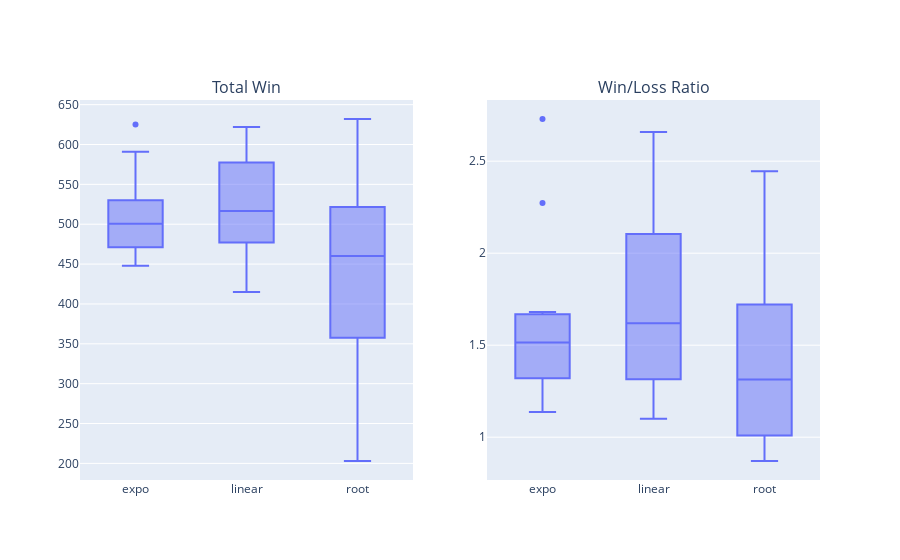

Notebook code cell kept with this figure:
### Markdown cell above
# Win

### Code cell
fig = make_subplots(cols=2, subplot_titles=["Total Win", "Win/Loss Ratio"])
fig.add_trace(ex.box(df, x="reward_dist", y="win").data[0])
fig.add_trace(ex.box(df, x="reward_dist", y="ratio").data[0], row=1, col=2)

### Figure 1 — Plotly figure (JSON) as saved in the notebook; plotly's stock layout.template omitted (floating-point values rounded to 4 significant figures)
{"data": [{"alignmentgroup": "True", "hovertemplate": "reward_dist=%{x}<br>win=%{y}<extra></extra>", "legendgroup": "", "marker": {"color": "#636efa"}, "name": "", "notched": false, "offsetgroup": "", "orientation": "v", "showlegend": false, "type": "box", "x": ["expo", "expo", "expo", "expo", "linear", "linear", "linear", "linear", "root", "root", "root", "root", "expo", "expo", "expo", "expo", "linear", "linear", "linear", "linear", "root", "root", "root", "root", "expo", "expo", "expo", "expo", "linear", "linear", "linear", "linear", "root", "root", "root", "root", "expo", "expo", "expo", "expo", "linear", "linear", "linear", "linear", "root", "root", "root", "root"], "x0": " ", "xaxis": "x", "y": [507, 482, 452, 476, 449, 602, 483, 471, 400, 203, 249, 467, 470, 502, 448, 472, 415, 502, 524, 457, 523, 528, 509, 453, 457, 625, 499, 522, 509, 536, 532, 604, 309, 328, 387, 394, 548, 516, 591, 538, 553, 500, 613, 622, 632, 534, 520, 497], "y0": " ", "yaxis": "y"}, {"alignmentgroup": "True", "hovertemplate": "reward_dist=%{x}<br>ratio=%{y}<extra></extra>", "legendgroup": "", "marker": {"color": "#636efa"}, "name": "", "notched": false, "offsetgroup": "", "orientation": "v", "showlegend": false, "type": "box", "x": ["expo", "expo", "expo", "expo", "linear", "linear", "linear", "linear", "root", "root", "root", "root", "expo", "expo", "expo", "expo", "linear", "linear", "linear", "linear", "root", "root", "root", "root", "expo", "expo", "expo", "expo", "linear", "linear", "linear", "linear", "root", "root", "root", "root", "expo", "expo", "expo", "expo", "linear", "linear", "linear", "linear", "root", "root", "root", "root"], "x0": " ", "xaxis": "x2", "y": [1.599, 1.435, 1.322, 1.451, 1.258, 2.437, 1.573, 1.534, 1.311, 0.9531, 0.8706, 2.445, 1.227, 1.594, 1.287, 1.435, 1.101, 1.584, 1.701, 1.238, 1.499, 1.386, 1.626, 1.317, 1.137, 2.729, 1.32, 1.577, 1.292, 1.654, 1.828, 2.254, 0.9142, 0.9647, 1.057, 1.053, 1.681, 1.659, 2.273, 1.676, 1.954, 1.337, 2.533, 2.658, 2.421, 1.816, 1.912, 1.301], "y0": " ", "yaxis": "y2"}], "layout": {"annotations": [{"font": {"size": 16}, "showarrow": false, "text": "Total Win", "x": 0.225, "xanchor": "center", "xref": "paper", "y": 1.0, "yanchor": "bottom", "yref": "paper"}, {"font": {"size": 16}, "showarrow": false, "text": "Win/Loss Ratio", "x": 0.775, "xanchor": "center", "xref": "paper", "y": 1.0, "yanchor": "bottom", "yref": "paper"}], "xaxis": {"anchor": "y", "domain": [0.0, 0.45]}, "xaxis2": {"anchor": "y2", "domain": [0.55, 1.0]}, "yaxis": {"anchor": "x", "domain": [0.0, 1.0]}, "yaxis2": {"anchor": "x2", "domain": [0.0, 1.0]}}}
